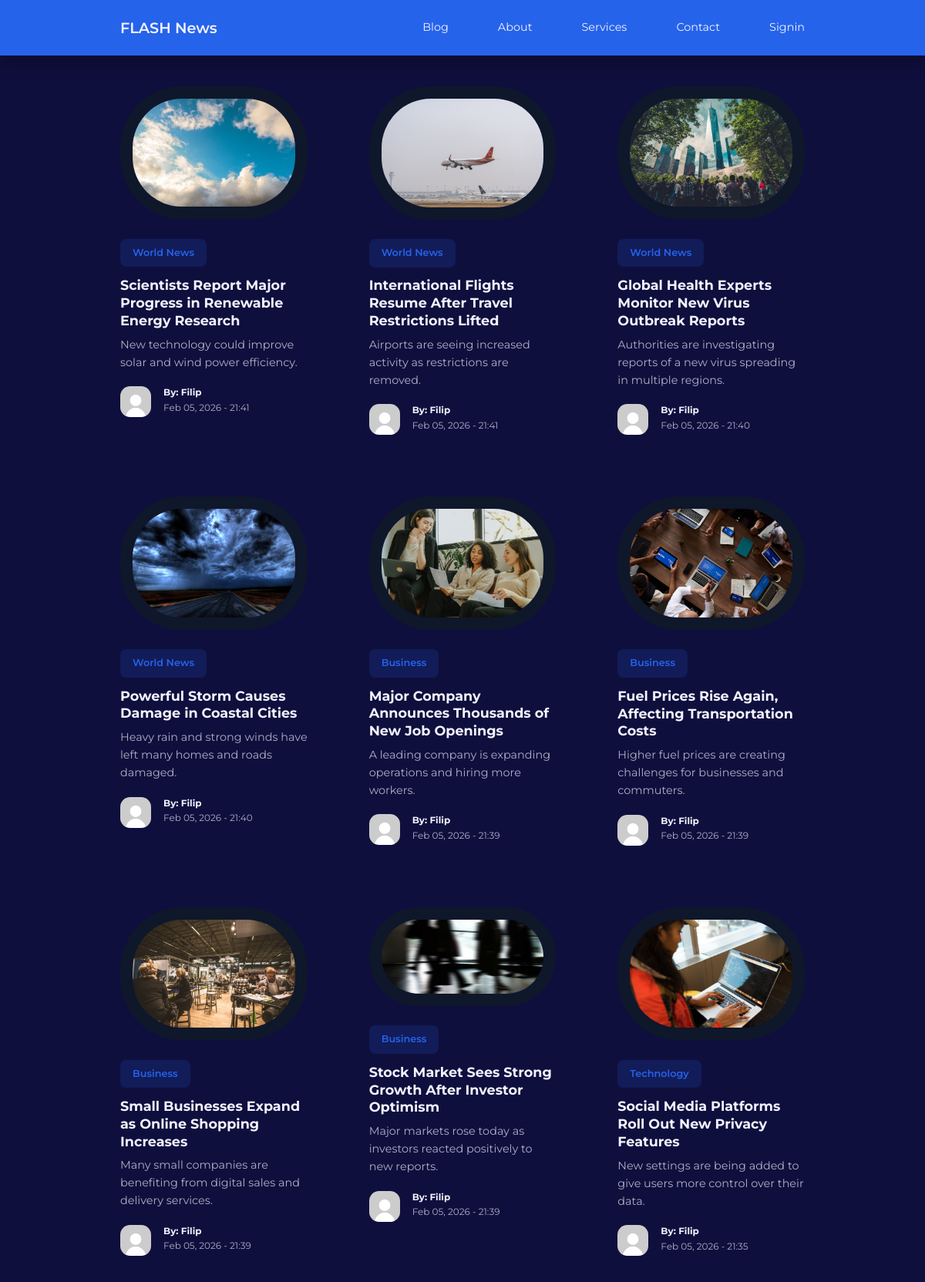
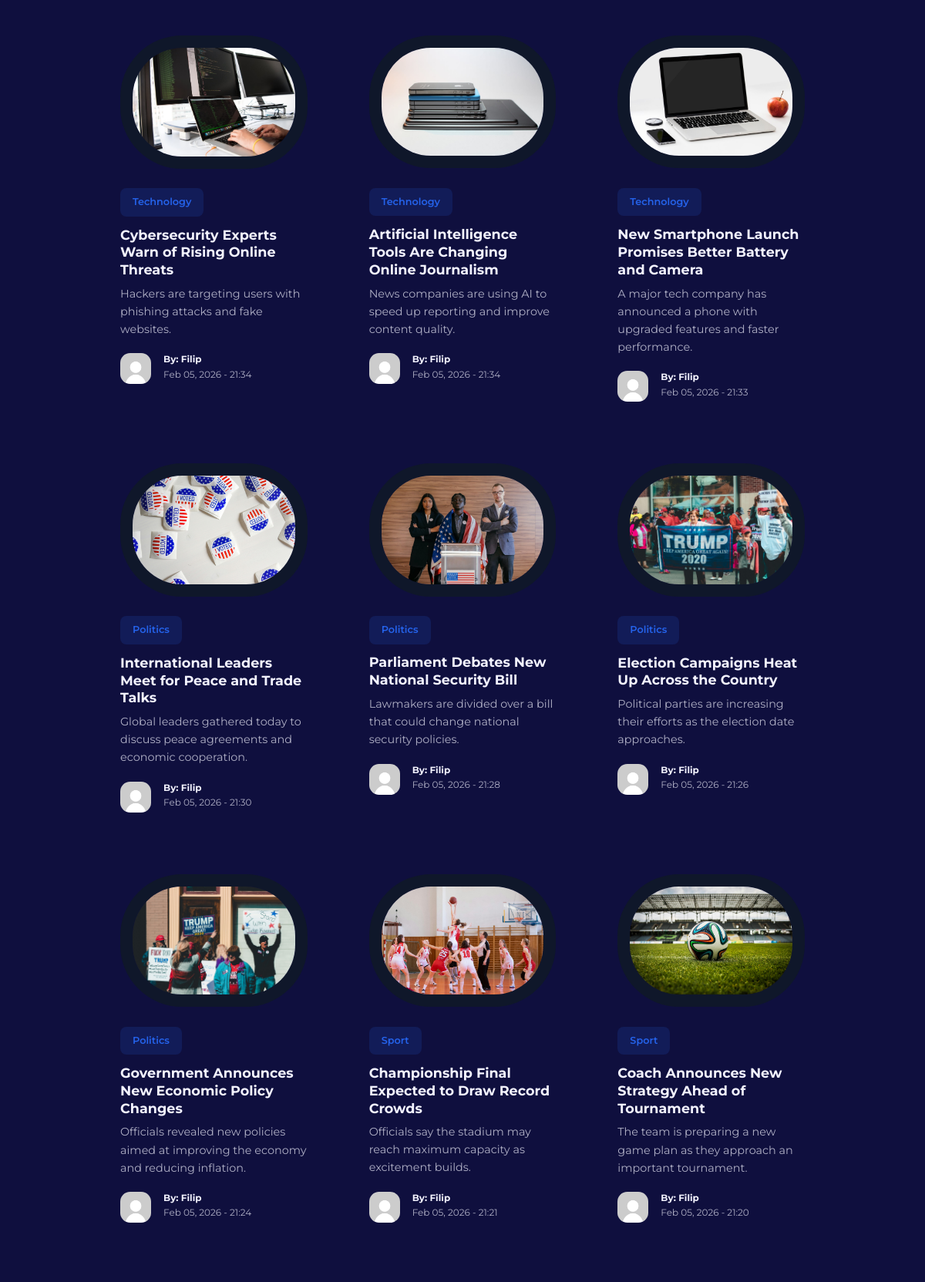
Screenshot of /blog.php (upper part) with the database file from the repository (2 pictures, top to bottom).
### tables this page shows
CREATE TABLE `posts` (
  `id` int(11) NOT NULL,
  `user_id` int(11) NOT NULL,
  `category_id` int(11) NOT NULL,
  `title` varchar(200) NOT NULL,
  `slug` varchar(240) NOT NULL,
  `excerpt` text DEFAULT NULL,
  `content` mediumtext NOT NULL,
  `featured_image` varchar(255) DEFAULT NULL,
  `status` enum('draft','published') NOT NULL DEFAULT 'published',
  `created_at` timestamp NOT NULL DEFAULT current_timestamp(),
  `updated_at` timestamp NOT NULL DEFAULT current_timestamp() ON UPDATE current_timestamp()
);

CREATE TABLE `categories` (
  `id` int(11) NOT NULL,
  `name` varchar(80) NOT NULL,
  `slug` varchar(120) NOT NULL,
  `created_at` timestamp NOT NULL DEFAULT current_timestamp()
);

CREATE TABLE `users` (
  `id` int(11) NOT NULL,
  `name` varchar(100) NOT NULL,
  `email` varchar(190) NOT NULL,
  `password_hash` varchar(255) NOT NULL,
  `role` enum('admin','author') NOT NULL DEFAULT 'author',
  `bio` text DEFAULT NULL,
  `created_at` timestamp NOT NULL DEFAULT current_timestamp()
);

### includes/functions.php (called while the page is built, shortened)
<?php
function e(string $s): string {
  return htmlspecialchars($s, ENT_QUOTES, 'UTF-8');
}

### blog.php (the view, shortened to what this page needs)
<?php
require __DIR__ . "/includes/db.php";
require __DIR__ . "/includes/functions.php";
require __DIR__ . "/includes/header.php";
function post_thumb_src(?string $filename, string $fallback): string {
    $filename = trim((string)$filename);
    if ($filename !== "") {
        return "/blog/uploads/thumbnails/" . rawurlencode($filename);
    }
    return $fallback;
}
$stmt = $pdo->query("
    SELECT p.id, p.title, p.slug, p.excerpt, p.featured_image, p.created_at,
           c.name AS category, c.slug AS category_slug,
           u.name AS author
    FROM posts p
    JOIN categories c ON c.id = p.category_id
    JOIN users u ON u.id = p.user_id
    WHERE p.status='published'
    ORDER BY p.created_at DESC
");
$posts = $stmt->fetchAll();
?>
<section class="posts">
    <div class="container posts__container">
        <?php if (!empty($posts)): ?>
            <?php foreach ($posts as $post): ?>
                <article class="post">
                    <div class="post__thumbnail">
                        <?php $imgSrc = post_thumb_src($post['featured_image'] ?? null, "./images/thumbnail1.jpg"); ?>
                        <img src="<?= e($imgSrc) ?>" alt="">
                    </div>
                    <div class="post__info">
                        <a href="category-posts.php?slug=<?= e($post['category_slug']) ?>" class="category__button">
                            <?= e($post['category']) ?>
                        </a>
                        <h3 class="post__title">
                            <a href="post.php?slug=<?= e($post['slug']) ?>">
                                <?= e($post['title']) ?>
                            </a>
                        </h3>
                        <p class="post__body">
                            <?= e($post['excerpt'] ?? '') ?>
                        </p>
                        <div class="post__author">
                            <div class="post__author-avatar">
                                <img src="./images/avatar1.jpg" alt="">
                            </div>
                            <div class="post__author-info">
                                <h5>By: <?= e($post['author']) ?></h5>
                                <small><?= date("M d, Y - H:i", strtotime($post['created_at'])) ?></small>
                            </div>
                        </div>
                    </div>
                </article>
            <?php endforeach; ?>
        <?php else: ?>
            <p style="padding: 2rem 0;">No posts found.</p>
        <?php endif; ?>
    </div>
</section>

### style.css (style rules this page uses)
:root { --color-primary: #2563eb; --color-primary-light: hsl(221, 83%, 53%, 15%); --color-primary-variant: #1e40af; --color-red: #dc2626; --color-red-light: hsl(0, 84%, 60%, 15%); --color-green: #16a34a; --color-green-light: hsl(142, 71%, 45%, 15%); --color-gray-900: #0f172a; --color-gray-700: #334155; --color-gray-300: rgba(242, 242, 254, 0.3); --color-gray-200: rgba(242, 242, 254, 0.7); --color-white: #f2f2fe; --color-bg: #0f0f3e; --tranistion: all 300ms ease; --container-width-lg: 74%; --container-width-md: 88%; --form-width: 40%; --card-border-radius-1: 0.3rem; --card-border-radius-2: 0.5rem; --card-border-radius-3: 0.8rem; --card-border-radius-4: 2rem; --card-border-radius-5: 5rem; }
* { margin: 0; padding: 0; outline: 0; border: 0; appearance: 0; list-style: none; text-decoration: none; box-sizing: border-box; }
body { font-family: "Montserrat", sans-serif; line-height: 1.6; color: var(--color-gray-200); overflow-x: hidden; background: var(--color-bg); font-size: 0.9rem; }
.container { width: var(--container-width-lg); max-width: 1800px; margin-inline: auto; }
section { margin-top: 7rem; width: 100%; }
h1, h2, h3, h4, h5 { color: var(--color-white); line-height: 1.3; }
h3 { font-size: 1.1rem; margin: 0.8rem 0 0.5rem; }
a { color: var(--color-white); transition: var(--tranistion); }
img { display: block; width: 100%; object-fit: cover; }
.category__button { background: var(--color-primary-light); color: var(--color-primary); display: inline-block; padding: 0.5rem 1rem; border-radius: var(--card-border-radius-2); font-weight: 600; font-size: 0.8rem; text-align: center; }
.post__thumbnail { border-radius: var(--card-border-radius-5); border: 1rem solid var(--color-gray-900); overflow: hidden; margin-bottom: 1.6rem; }
.post__author { display: flex; gap: 1rem; margin-top: 1.2rem; }
.post__author-avatar { width: 2.5rem; height: 2.5rem; border-radius: var(--card-border-radius-3); overflow: hidden; }
.posts__container { display: grid; grid-template-columns: repeat(3, 1fr); gap: 5rem; margin-bottom: 5rem; }

### rows the page displays
posts: featured_image (picture), category.name "World News", title "Scientists Report Major Progress in Renewable Energy Research", excerpt "New technology could improve solar and wind power efficiency.", user.name "Filip", created_at "Feb 05, 2026 - 21:41"
posts: featured_image (picture), category.name "World News", title "International Flights Resume After Travel Restrictions Lifted", excerpt "Airports are seeing increased activity as restrictions are removed.", user.name "Filip", created_at "Feb 05, 2026 - 21:41"
posts: featured_image (picture), category.name "World News", title "Global Health Experts Monitor New Virus Outbreak Reports", excerpt "Authorities are investigating reports of a new virus spreading in multiple regions.", user.name "Filip", created_at "Feb 05, 2026 - 21:40"
posts: featured_image (picture), category.name "World News", title "Powerful Storm Causes Damage in Coastal Cities", excerpt "Heavy rain and strong winds have left many homes and roads damaged.", user.name "Filip", created_at "Feb 05, 2026 - 21:40"
posts: featured_image (picture), category.name "Business", title "Major Company Announces Thousands of New Job Openings", excerpt "A leading company is expanding operations and hiring more workers.", user.name "Filip", created_at "Feb 05, 2026 - 21:39"
posts: featured_image (picture), category.name "Business", title "Fuel Prices Rise Again, Affecting Transportation Costs", excerpt "Higher fuel prices are creating challenges for businesses and commuters.", user.name "Filip", created_at "Feb 05, 2026 - 21:39"
posts: featured_image (picture), category.name "Business", title "Small Businesses Expand as Online Shopping Increases", excerpt "Many small companies are benefiting from digital sales and delivery services.", user.name "Filip", created_at "Feb 05, 2026 - 21:39"
posts: featured_image (picture), category.name "Business", title "Stock Market Sees Strong Growth After Investor Optimism", excerpt "Major markets rose today as investors reacted positively to new reports.", user.name "Filip", created_at "Feb 05, 2026 - 21:39"
posts: featured_image (picture), category.name "Technology", title "Social Media Platforms Roll Out New Privacy Features", excerpt "New settings are being added to give users more control over their data.", user.name "Filip", created_at "Feb 05, 2026 - 21:35"
posts: featured_image (picture), category.name "Technology", title "Cybersecurity Experts Warn of Rising Online Threats", excerpt "Hackers are targeting users with phishing attacks and fake websites.", user.name "Filip", created_at "Feb 05, 2026 - 21:34"
posts: featured_image (picture), category.name "Technology", title "Artificial Intelligence Tools Are Changing Online Journalism", excerpt "News companies are using AI to speed up reporting and improve content quality.", user.name "Filip", created_at "Feb 05, 2026 - 21:34"
posts: featured_image (picture), category.name "Technology", title "New Smartphone Launch Promises Better Battery and Camera", excerpt "A major tech company has announced a phone with upgraded features and faster performance.", user.name "Filip", created_at "Feb 05, 2026 - 21:33"
posts: featured_image (picture), category.name "Politics", title "International Leaders Meet for Peace and Trade Talks", excerpt "Global leaders gathered today to discuss peace agreements and economic cooperation.", user.name "Filip", created_at "Feb 05, 2026 - 21:30"
posts: featured_image (picture), category.name "Politics", title "Parliament Debates New National Security Bill", excerpt "Lawmakers are divided over a bill that could change national security policies.", user.name "Filip", created_at "Feb 05, 2026 - 21:28"
posts: featured_image (picture), category.name "Politics", title "Election Campaigns Heat Up Across the Country", excerpt "Political parties are increasing their efforts as the election date approaches.", user.name "Filip", created_at "Feb 05, 2026 - 21:26"
posts: featured_image (picture), category.name "Politics", title "Government Announces New Economic Policy Changes", excerpt "Officials revealed new policies aimed at improving the economy and reducing inflation.", user.name "Filip", created_at "Feb 05, 2026 - 21:24"
posts: featured_image (picture), category.name "Sport", title "Championship Final Expected to Draw Record Crowds", excerpt "Officials say the stadium may reach maximum capacity as excitement builds.", user.name "Filip", created_at "Feb 05, 2026 - 21:21"
posts: featured_image (picture), category.name "Sport", title "Coach Announces New Strategy Ahead of Tournament", excerpt "The team is preparing a new game plan as they approach an important tournament.", user.name "Filip", created_at "Feb 05, 2026 - 21:20"
